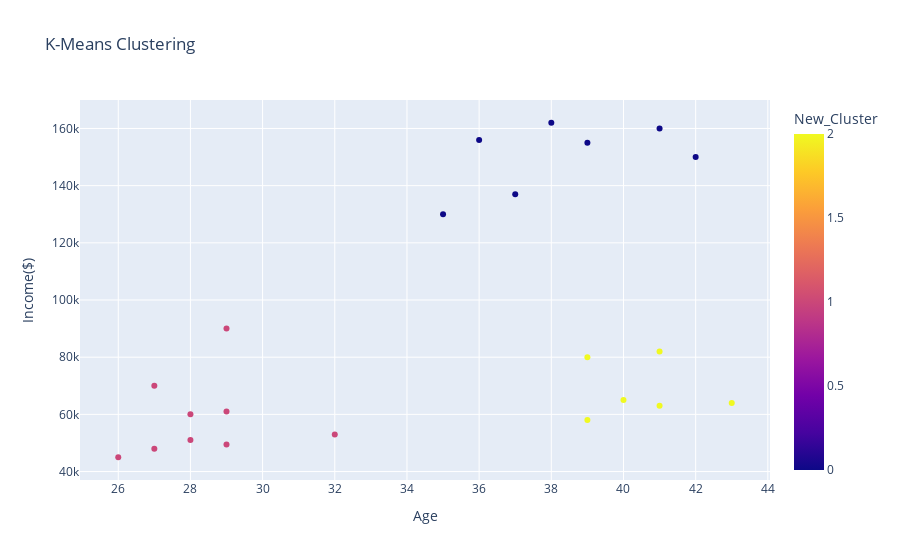

Notebook code for this chart:
### Code cell
px.scatter(x='Age',y='Income($)', data_frame=df, color='New_Cluster', title='K-Means Clustering')

### Figure 1 — Plotly figure (JSON) as saved in the notebook; plotly's stock layout.template omitted (floating-point values rounded to 4 significant figures)
{"data": [{"hovertemplate": "Age=%{x}<br>Income($)=%{y}<br>New_Cluster=%{marker.color}<extra></extra>", "legendgroup": "", "marker": {"color": [1, 1, 1, 1, 0, 0, 0, 0, 0, 0, 0, 1, 1, 1, 1, 1, 2, 2, 2, 2, 2, 2], "coloraxis": "coloraxis", "symbol": "circle"}, "mode": "markers", "name": "", "orientation": "v", "showlegend": false, "type": "scatter", "x": [27, 29, 29, 28, 42, 39, 41, 38, 36, 35, 37, 26, 27, 28, 29, 32, 40, 41, 43, 39, 41, 39], "xaxis": "x", "y": [70000, 90000, 61000, 60000, 150000, 155000, 160000, 162000, 156000, 130000, 137000, 45000, 48000, 51000, 49500, 53000, 65000, 63000, 64000, 80000, 82000, 58000], "yaxis": "y"}], "layout": {"coloraxis": {"colorbar": {"title": {"text": "New_Cluster"}}, "colorscale": [[0, "#0d0887"], [0.1111, "#46039f"], [0.2222, "#7201a8"], [0.3333, "#9c179e"], [0.4444, "#bd3786"], [0.5556, "#d8576b"], [0.6667, "#ed7953"], [0.7778, "#fb9f3a"], [0.8889, "#fdca26"], [1, "#f0f921"]]}, "legend": {"tracegroupgap": 0}, "title": {"text": "K-Means Clustering"}, "xaxis": {"anchor": "y", "domain": [0, 1], "title": {"text": "Age"}}, "yaxis": {"anchor": "x", "domain": [0, 1], "title": {"text": "Income($)"}}}}
